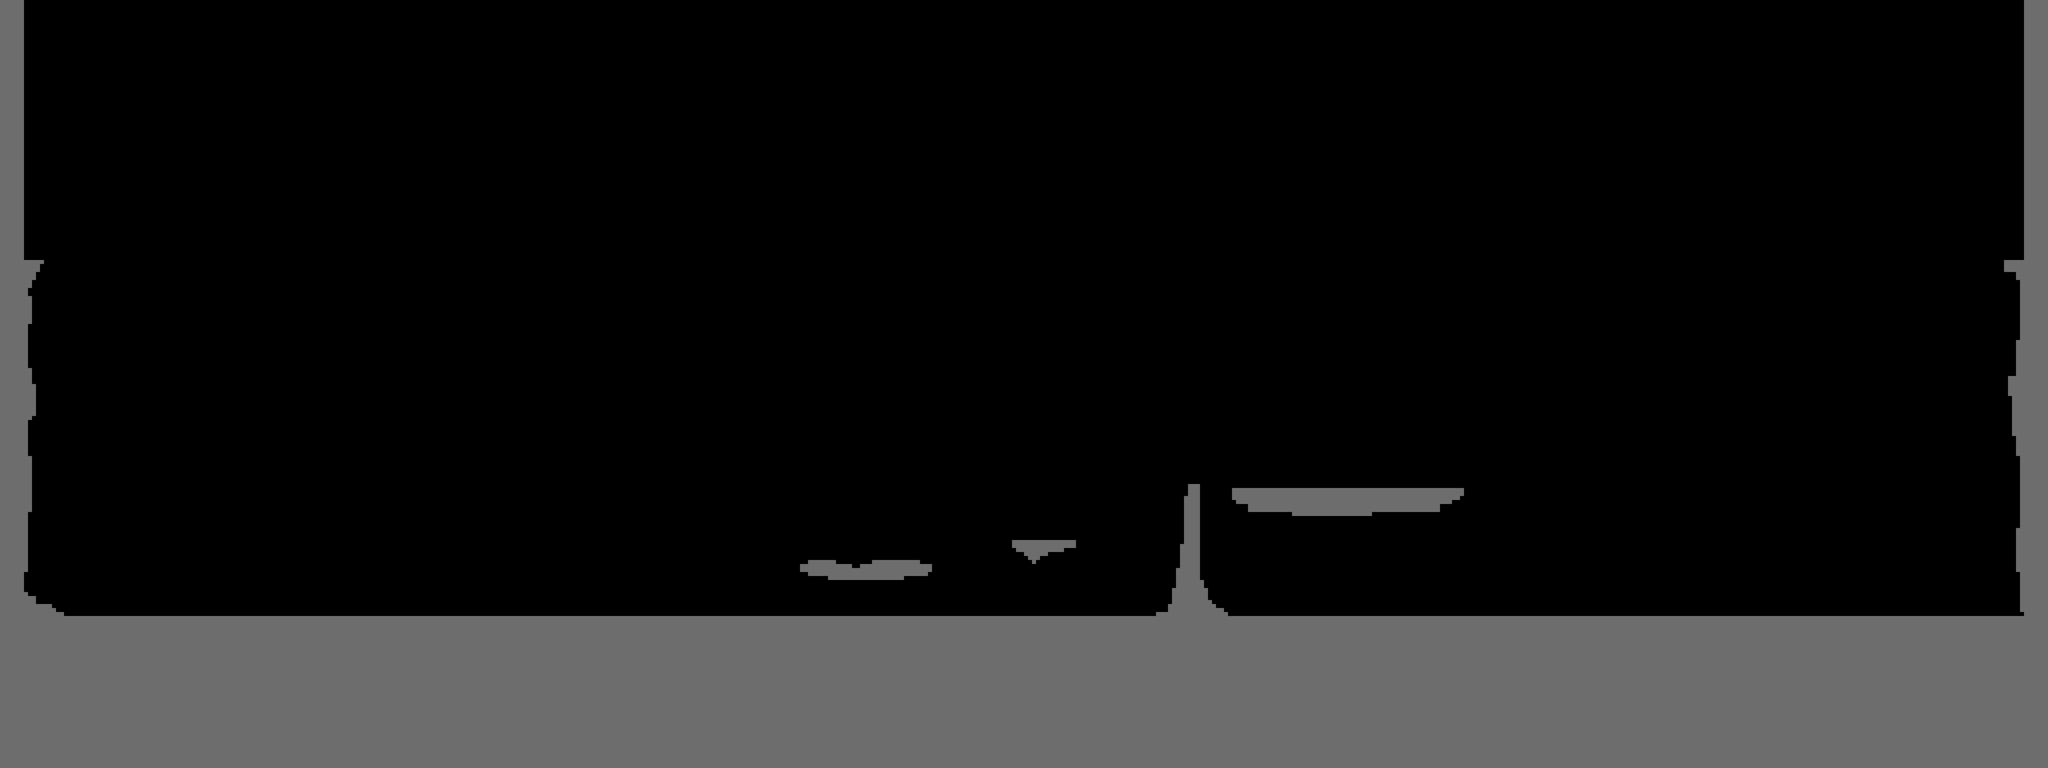

Below is a game level as drawn by its tile map, then a one-line description and the .tmx that defines it (tile-layer data replaced by summaries):
An orthogonal 512x192 tile map with 16x16 px tiles, 1 tile layer (prototype), 1 hidden layer not drawn.

<map version="1.10" tiledversion="1.10.2" orientation="orthogonal" renderorder="right-down" width="512" height="192" tilewidth="16" tileheight="16" infinite="0" nextlayerid="285" nextobjectid="1">
 <tileset firstgid="1" source="Winter.tsx" />
 <layer id="1" name="prototype" width="512" height="192" opacity="0.5">
  <data>[98304 cells, 22363 non-empty, 1 distinct tile ids]</data>
 </layer>
 <layer id="284" name="Tile" width="512" height="192" visible="0" locked="1">
  <data>[98304 cells, 22434 non-empty, 12 distinct tile ids]</data>
 </layer>
</map>
